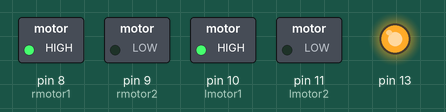
Recording of a sketch running on a simulated Arduino Uno, built with avr-gcc and run on an emulated ATmega328P. On the bench: switched loads named in the sketch (green lamp = pin HIGH), output pins drawn as LEDs (lit = HIGH).

Above: at 0.1 s.
Timing chart, 0 to 1.6 s (numbered marks = the images above):
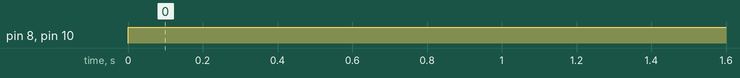

Measured:
- by itself, pin 8 (rmotor1), pin 10 (lmotor1): LOW → HIGH at 0.00 s

The sketch:

motorTest.ino
```cpp
#define rmotor1 8
#define rmotor2 9
#define lmotor1 10
#define lmotor2 11
void setup() {
  pinMode(rmotor1,OUTPUT);
  pinMode(rmotor2,OUTPUT);
  pinMode(lmotor1,OUTPUT);
  pinMode(lmotor2,OUTPUT);
  pinMode(13,OUTPUT);
  digitalWrite(13,HIGH);
}

void loop() {
  // put your main code here, to run repeatedly:
digitalWrite(rmotor1,HIGH);
digitalWrite(rmotor2,LOW);
digitalWrite(lmotor1,HIGH);
digitalWrite(lmotor2,LOW);

}
```
